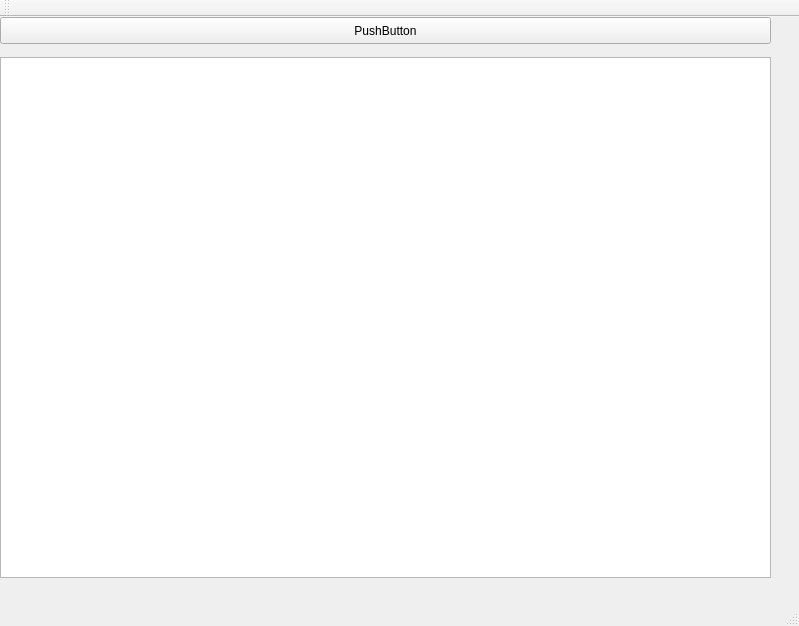
<?xml version="1.0" encoding="UTF-8"?>
<ui version="4.0">
 <class>MainWindow</class>
 <widget class="QMainWindow" name="MainWindow">
  <property name="geometry">
   <rect>
    <x>0</x>
    <y>0</y>
    <width>799</width>
    <height>626</height>
   </rect>
  </property>
  <property name="windowTitle">
   <string>MainWindow</string>
  </property>
  <widget class="QWidget" name="centralWidget">
   <widget class="QTextBrowser" name="textBrowser">
    <property name="geometry">
     <rect>
      <x>0</x>
      <y>40</y>
      <width>771</width>
      <height>521</height>
     </rect>
    </property>
   </widget>
   <widget class="QPushButton" name="pushButton">
    <property name="geometry">
     <rect>
      <x>0</x>
      <y>0</y>
      <width>771</width>
      <height>27</height>
     </rect>
    </property>
    <property name="text">
     <string>PushButton</string>
    </property>
   </widget>
  </widget>
  <widget class="QMenuBar" name="menuBar">
   <property name="geometry">
    <rect>
     <x>0</x>
     <y>0</y>
     <width>799</width>
     <height>25</height>
    </rect>
   </property>
  </widget>
  <widget class="QToolBar" name="mainToolBar">
   <attribute name="toolBarArea">
    <enum>TopToolBarArea</enum>
   </attribute>
   <attribute name="toolBarBreak">
    <bool>false</bool>
   </attribute>
  </widget>
  <widget class="QStatusBar" name="statusBar"/>
 </widget>
 <layoutdefault spacing="6" margin="11"/>
 <resources/>
 <connections/>
</ui>
